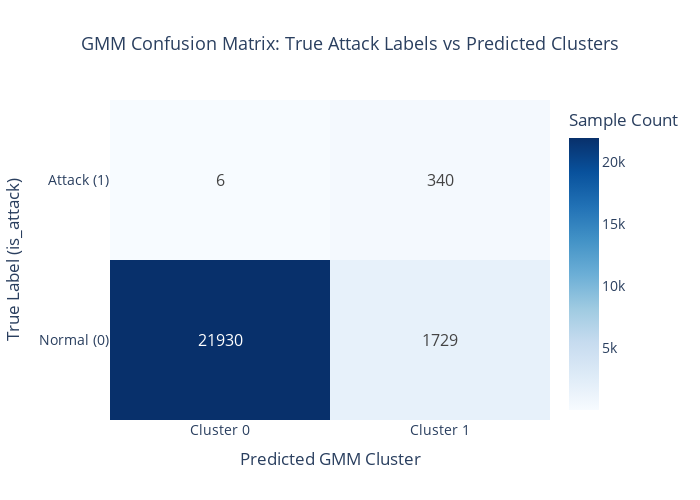

Notebook code for this chart:
### Markdown cell above
### Semisupervised evaluation

### Code cell
cm_df = pd.crosstab(y, gmm_labels, rownames=['is_attack'], colnames=['gmm_label'])

# Extract data
z = cm_df.values
x = [f"Cluster {col}" for col in cm_df.columns]  # e.g., ["Cluster 0", "Cluster 1", ...]
y_labels = ["Normal (0)", "Attack (1)"]           # Row labels

# Create heatmap
fig = go.Figure(data=go.Heatmap(
    z=z,
    x=x,
    y=y_labels,
    colorscale='Blues',
    text=z,
    texttemplate="%{text}",
    textfont={"size": 16},
    hovertemplate=(
        "<b>True Class:</b> %{y}<br>" +
        "<b>Predicted Cluster:</b> %{x}<br>" +
        "<b>Count:</b> %{z}<extra></extra>"
    ),
    colorbar=dict(title="Sample Count")
))

# Update layout
fig.update_layout(
    title={
        'text': "GMM Confusion Matrix: True Attack Labels vs Predicted Clusters",
        'x': 0.5,
        'xanchor': 'center',
        'font': {'size': 18}
    },
    xaxis_title="Predicted GMM Cluster",
    yaxis_title="True Label (is_attack)",
    width=700,
    height=500,
    font=dict(size=14)
)

fig.show()

### Figure 1 — Plotly figure (JSON) as saved in the notebook; plotly's stock layout.template omitted (floating-point values rounded to 4 significant figures)
{"data": [{"colorbar": {"title": {"text": "Sample Count"}}, "colorscale": [[0, "rgb(247,251,255)"], [0.125, "rgb(222,235,247)"], [0.25, "rgb(198,219,239)"], [0.375, "rgb(158,202,225)"], [0.5, "rgb(107,174,214)"], [0.625, "rgb(66,146,198)"], [0.75, "rgb(33,113,181)"], [0.875, "rgb(8,81,156)"], [1, "rgb(8,48,107)"]], "hovertemplate": "<b>True Class:</b> %{y}<br><b>Predicted Cluster:</b> %{x}<br><b>Count:</b> %{z}<extra></extra>", "text": [[21930, 1729], [6, 340]], "textfont": {"size": 16}, "texttemplate": "%{text}", "type": "heatmap", "x": ["Cluster 0", "Cluster 1"], "y": ["Normal (0)", "Attack (1)"], "z": [[21930, 1729], [6, 340]]}], "layout": {"font": {"size": 14}, "height": 500, "title": {"font": {"size": 18}, "text": "GMM Confusion Matrix: True Attack Labels vs Predicted Clusters", "x": 0.5, "xanchor": "center"}, "width": 700, "xaxis": {"title": {"text": "Predicted GMM Cluster"}}, "yaxis": {"title": {"text": "True Label (is_attack)"}}}}
